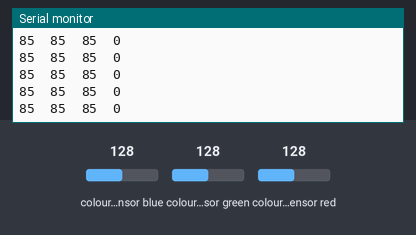
Recording of a sketch running on a simulated Arduino Uno, built with avr-gcc and run on an emulated ATmega328P. Parts: the last lines printed to the serial monitor. The inputs (shaded band) are chosen by the test bench; at power-on: colour sensor blue 128, colour sensor green 128, colour sensor red 128.

Above: at 1.2 s.
1.3 s: colour sensor blue set to 5
At 1.36 s:
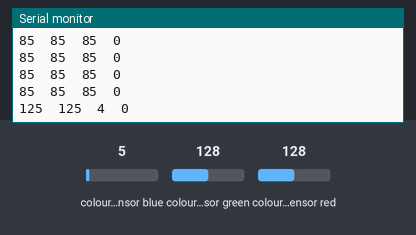
2.8 s: colour sensor green set to 5
At 2.81 s:
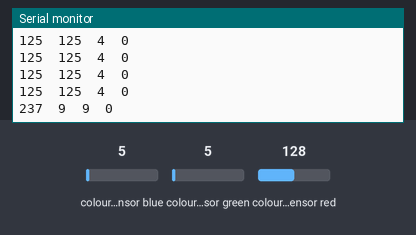
4.3 s: colour sensor red set to 5
At 4.32 s:
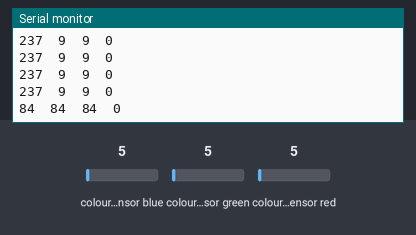
5.8 s: colour sensor blue set to 64
At 5.83 s:
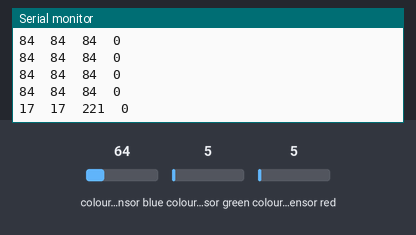
Timing chart, 0 to 8.8 s (numbered marks = the images above; inputs shaded):
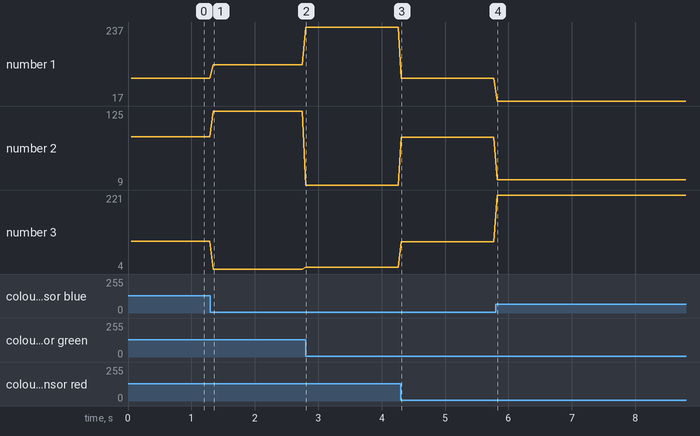

The sketch:

RGB_Tonearm_Arduino_Sketch_LMaher.ino
```cpp
/*
***************************************************
LIAM MAHER_RGB_Tonearm_ArduinoSketch
***************************************************
*/

#include <Wire.h> //include the wire library to communicate with I2C/TWI devices
#include "Adafruit_TCS34725.h" //include the library for the colour sensor

Adafruit_TCS34725 tcs = Adafruit_TCS34725(TCS34725_INTEGRATIONTIME_2_4MS, TCS34725_GAIN_16X);

int arraySpace;//extra values to extend the serial messages sent to Processing so that the array is long enough to be read accurately by Processing

void setup() {
  // put your setup code here, to run once:
  Serial.begin (9600);
  arraySpace = 0; //variable to ensure that the serial message is long enough to be successfully read
}

void loop() {


  uint16_t clear_, red, green, blue; //definte 16bit unsigned integer values for the four types of values

  tcs.getRawData(&red, &green, &blue, &clear_); //get raw clear and RGB values from sensor

  //convert raw 16 bit colour values to 8 bit values. These are adjusted according to the clear light values
  uint16_t sum = clear_;
  float r, g, b;
  r = red; r /= sum;
  g = green; g /= sum;
  b = blue, b /= sum;
  r *= 256; g *= 256; b *= 256;

  //Print each of the variables. They are separated by a tab character so that they can be effectively split and written into an array in Processing
  Serial.print(int(r));
  Serial.print("\t");
  Serial.print(int(g));
  Serial.print("\t");
  Serial.print(int(b));
  Serial.print("\t");
  Serial.print (arraySpace);
  Serial.println();

  delay(3); //wait 3 milliseconds

}
```

Measured:
- after the input at 1.3 s, the serial monitor: prints a new line after 0.05 s (image 1)
- after the input at 2.8 s, the serial monitor: prints a new line at once (image 2)
- after the input at 4.3 s, the serial monitor: prints a new line at once (image 3)
- after the input at 5.8 s, the serial monitor: prints a new line at once (image 4)
- plotted number 1: 85 → 125 after the input at 1.3 s, 125 → 237 after the input at 2.8 s, 237 → 84 after the input at 4.3 s, 84 → 17 after the input at 5.8 s
- plotted number 2: 85 → 125 after the input at 1.3 s, 125 → 9 after the input at 2.8 s, 9 → 84 after the input at 4.3 s, 84 → 17 after the input at 5.8 s
- plotted number 3: 85 → 4 after the input at 1.3 s, 4 → 9 after the input at 2.8 s, 9 → 84 after the input at 4.3 s, 84 → 221 after the input at 5.8 s
